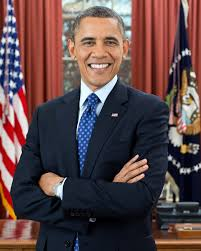
#> input picture 04_cascade/obama_01.jpeg, 201 x 251 px, given in place of the camera
$ python 2_autoplot___rgb_filter.py
#> lines starting #> are read from the running program, lines starting #| are printed output that depends on the picture; after the words box and inside, x2 and y2 are one past the last pixel; in counts of white or black regions, pixels touching at a corner belong together
### raspbot/Raspbot_Lib.py
#!/usr/bin/env python3
# coding: utf-8
import smbus
import time,random
import math

PI5Car_I2CADDR = 0x2B
class Raspbot():

    def get_i2c_device(self, address, i2c_bus):
        self._addr = address
        if i2c_bus is None:
            return smbus.SMBus(1)
        else:
            return smbus.SMBus(i2c_bus)

    def __init__(self):
        # Create I2C device.
        self._device = self.get_i2c_device(PI5Car_I2CADDR, 1)

    #写数据
    # [11 lines left out: functions write_u8, write_reg, not called in this run]

    def write_array(self, reg, data):
        try:
            # self._device.write_block_data(self._addr, reg, data)
            self._device.write_i2c_block_data(self._addr, reg, data)
        except:
            print ('write_array I2C error')

   #读数据
    # [30 lines left out: functions read_data_byte, read_data_array, Ctrl_Car, not called in this run]

#控制电机正反(-255~255)
    def Ctrl_Muto(self, motor_id, motor_speed):
        try:

            if(motor_speed>255):
                motor_speed = 255
            if(motor_speed<-255):
                motor_speed = -255
            if(motor_speed < 0 and motor_speed >= -255): #速度如果是负数则后退
                motor_dir = 1
            else:motor_dir = 0
            reg = 0x01
            data = [motor_id, motor_dir, abs(motor_speed)]
            self.write_array(reg, data)
        except:
            print ('Ctrl_Car I2C error')

#控制舵机
    def Ctrl_Servo(self, id, angle):
        try:
            reg = 0x02
            data = [id, angle]
            if angle < 0:
                angle = 0
            elif angle > 180:
                angle = 180
            if(id==2 and angle > 100):angle = 100
            self.write_array(reg, data)
        except:
            print ('Ctrl_Servo I2C error')

#控制灯珠(全部)
    def Ctrl_WQ2812_ALL(self, state, color):
        try:
            reg = 0x03
            data = [state, color]
            if state < 0:
                state = 0
            elif state > 1:
                state = 1
            self.write_array(reg, data)
        except:
            print ('Ctrl_WQ2812 I2C error')

#单独控制灯珠
    # [54 lines left out: functions Ctrl_WQ2812_Alone, Ctrl_WQ2812_brightness_ALL, Ctrl_WQ2812_brightness_Alone, Ctrl_IR_Switch, not called in this run]

#控制蜂鸣器开关
    def Ctrl_BEEP_Switch(self, state):
        try:
            reg = 0x06
            data = [state]
            if state < 0:
                state = 0
            elif state > 1:
                state = 1
            self.write_array(reg, data)
        except:
            print ('Ctrl_BEEP_Switch I2C error')

#控制超声波测距开关
    # [11 lines left out: function Ctrl_Ulatist_Switch, not called in this run]


#控制灯珠特效
class LightShow:

    # [24 lines left out: functions __init__, execute_effect, not called in this run]

    def turn_off_all_lights(self):
        self.bot.Ctrl_WQ2812_ALL(0, 0)

    # [158 lines left out: functions run_river_light, breathing_light, random_running_light, starlight_shimmer, gradient_light, rgb_remix and 2 more, not called in this run]

    def stop(self):
        self.running = False

# test
#car = Raspbot()

#读取巡线传感器地址 ,此值只有1位
# track =car.read_data_array(0x0a,1)
# track = int(track[0])
# x1 = (track>>3)&0x01
# x2 = (track>>2)&0x01
# x3 = (track>>1)&0x01
# x4 = (track)&0x01
# print(track,x1,x2,x3,x4)


# 读取超声传感器地址,此值只有2位
# car.Ctrl_Ulatist_Switch(1)#open
# time.sleep(1)
# diss_H =car.read_data_array(0x1b,1)[0]
# diss_L =car.read_data_array(0x1a,1)[0]
# dis = diss_H<< 8 | diss_L
# print(dis+"mm")
# car.Ctrl_Ulatist_Switch(0)#close

#读取红外遥控的值
# car.Ctrl_IR_Switch(1)
# time.sleep(3)
# data =car.read_data_array(0x0c,1)
# print(data)
# car.Ctrl_IR_Switch(0)


#蜂鸣器测试
# car.Ctrl_BEEP_Switch(1)
# time.sleep(1)
# car.Ctrl_BEEP_Switch(0)
# time.sleep(1)


#电机测试
# car.Ctrl_Car(0,0,150) #L1电机 前进 150速度
# car.Ctrl_Car(1,0,150) #L2电机 前进 150速度
# car.Ctrl_Car(2,0,150) #R1电机 前进 150速度
# car.Ctrl_Car(3,0,150) #R2电机 前进 150速度
# time.sleep(1)
# car.Ctrl_Car(0,1,50) #L1电机 后退 50速度
# time.sleep(1)
# car.Ctrl_Car(0,0,0) #L1电机 停止
# car.Ctrl_Car(1,0,0) #L2电机 停止
# car.Ctrl_Car(2,0,0) #R1电机 停止
# car.Ctrl_Car(3,0,0) #R2电机 停止


#舵机测试
# car.Ctrl_Servo(1,0) #s1 0度
# car.Ctrl_Servo(2,180) #s2 180度
# time.sleep(1)
# car.Ctrl_Servo(1,180) #s1 180度
# car.Ctrl_Servo(2,0) #s2 0度
# time.sleep(1)

#灯条测试
# car.Ctrl_WQ2812_ALL(1,0)#红色
# time.sleep(1)
# car.Ctrl_WQ2812_ALL(1,1)#绿色
# time.sleep(1)
# car.Ctrl_WQ2812_ALL(1,2)#蓝色
# time.sleep(1)
# car.Ctrl_WQ2812_ALL(1,3)#黄色
# time.sleep(1)
# car.Ctrl_WQ2812_ALL(0,0) #关闭

#单个灯测试
# car.Ctrl_WQ2812_Alone(1,1,0)#1号红色
# time.sleep(1)
# car.Ctrl_WQ2812_Alone(2,1,3)#1号黄色
# time.sleep(1)
# car.Ctrl_WQ2812_Alone(1,0,3)#1号关
# time.sleep(1)
# car.Ctrl_WQ2812_Alone(14,1,2)#14号绿色
# time.sleep(1)
# car.Ctrl_WQ2812_ALL(0,0) #关闭

#控制亮度测试 全部
# for i in range(255):
#     car.Ctrl_WQ2812_brightness_ALL(i,0,0)
#     time.sleep(0.01)


### 03_self_driving/2_autoplot___rgb_filter.py
#!/usr/bin/env python3
# -*- coding: utf-8 -*-
"""
Raspbot v2 자율주행 테스트 코드 (RGB 필터링 버전)
서보 모터 포함 기본 라인 트레이싱 + RGB 가중치 필터링

Modified: 2025-12-02

═══════════════════════════════════════════════════════════
주요 특징:
═══════════════════════════════════════════════════════════
- 서보 모터 제어 포함 (카메라 각도 조절)
- 라인 트레이싱 기본 기능 (빨간색/회색 도로선 감지)
- ⭐ RGB 가중치 기반 그레이스케일 변환 (빛 반사 필터링)
- 히스토그램 3등분 분석 기반 방향 결정
- 단계별 주석으로 실행 흐름 명확화

═══════════════════════════════════════════════════════════
주요 변경사항 (v1.4 - RGB 필터링):
═══════════════════════════════════════════════════════════
⭐ RGB 가중치 기반 그레이스케일 변환 추가
  - R/G/B 채널별 가중치 조정 가능
  - 도로 검정색의 빛 반사 필터링
  - 트랙바로 실시간 조정 (R_weight, G_weight, B_weight)

목적:
  - 도로 검정색 표면의 빛 반사로 인한 오검출 방지
  - RGB 채널별 가중치를 조정하여 최적의 도로선 감지
  - 환경 조명 변화에 강건한 라인 트레이싱

권장 설정:
  - 밝은 환경: R↓(30), G=중간(40), B↑(60) - 파랑 채널 강조
  - 어두운 환경: R↑(60), G=중간(40), B↓(30) - 빨강 채널 강조
  - 빛 반사 심함: B↑↑(70-80) - 파랑 채널 최대 강조

═══════════════════════════════════════════════════════════
교육생 실습 과제:
═══════════════════════════════════════════════════════════
- 곡선 부분에서의 막다른 길 감지 알고리즘 구현
- 서보 모터를 활용한 대체 경로 탐색 기능 추가
- RGB 가중치 최적화 실험

═══════════════════════════════════════════════════════════
실행 단계:
═══════════════════════════════════════════════════════════
1단계: 라이브러리 및 모듈 import
2단계: 하드웨어 초기화 (Raspbot, 카메라, 서보)
3단계: 트랙바 및 윈도우 설정
4단계: 이미지 처리 함수 정의
5단계: 차량 제어 함수 정의
6단계: 서보 모터 제어 함수 정의
7단계: 방향 결정 함수 정의
8단계: 메인 루프 실행
9단계: 정리 및 종료
"""

import sys
import os

# ============================
# 1단계: 라이브러리 및 모듈 import
# ============================
print("=" * 50)
print("  STEP 1: Loading Libraries...")
print("=" * 50)

# Raspbot 라이브러리 경로 추가
sys.path.append(os.path.join(os.path.dirname(__file__), "..", "lib", "raspbot"))

import cv2
import numpy as np
import random
import time
from Raspbot_Lib import Raspbot

print("Libraries loaded successfully\n")

# ============================
# 사용자 설정 영역
# ============================
print("=" * 50)
print("  STEP 2: Loading Configuration...")
print("=" * 50)

# 기본 속도 설정 (-255 ~ 255)
DEFAULT_SPEED_UP = 15
DEFAULT_SPEED_DOWN = 8

# 라인 검출 설정
DEFAULT_DETECT_VALUE = 120
DEFAULT_BRIGHTNESS = 32
DEFAULT_CONTRAST = 0

# ⭐ RGB 가중치 설정 (빛 반사 필터링)
DEFAULT_R_WEIGHT = 30  # 빨강 채널 가중치 (0-100)
DEFAULT_G_WEIGHT = 40  # 초록 채널 가중치 (0-100)
DEFAULT_B_WEIGHT = 60  # 파랑 채널 가중치 (0-100) - 빛 반사 필터링에 효과적

# 방향 판단 임계값
DEFAULT_DIRECTION_THRESHOLD = 35000
DEFAULT_UP_THRESHOLD = 220000

# 중앙 윤곽선 체크 임계값 (0.0 ~ 1.0)
CENTER_CLEAR_THRESHOLD = 0.2  # 20% 미만이면 중앙이 뚫림 = 직진 (좌우 차이 없을 때만)

# 서보 모터 각도
DEFAULT_SERVO_1 = 95  # 좌우 각도 (0~180)
DEFAULT_SERVO_2 = 0  # 상하 각도 (0~110)

# 디버그 모드
DEBUG_MODE = True

# LED 효과 사용
USE_LED_EFFECTS = True
LED_ON_START = True

# 부저 사용
USE_BEEP = True
BEEP_ON_START = True
BEEP_ON_TURN = False

# 모터 사용
mouse_use = True

# 상태 변수
led_state = False  # LED 상태
beep_state = False  # 부저 상태
frame_count = 0  # 프레임 카운터

print("Configuration loaded successfully")
print(f"⭐ RGB Filter: R={DEFAULT_R_WEIGHT}, G={DEFAULT_G_WEIGHT}, B={DEFAULT_B_WEIGHT}\n")

# ============================
# 2단계: 하드웨어 초기화
# ============================
print("=" * 50)
print("  STEP 3: Initializing Hardware...")
print("=" * 50)


def initialize_raspbot():
    """Raspbot 하드웨어 초기화"""
    try:
        bot = Raspbot()
        print("Raspbot hardware initialized successfully")
        return bot
    except Exception as e:
        print(f"Failed to initialize Raspbot: {e}")
        sys.exit(1)


def initialize_camera(width=320, height=240):
    """카메라 초기화 및 설정"""
#> called with width = 320, height = 240
    try:
        print("\nInitializing camera...")

        cap = cv2.VideoCapture(0)
        cap.set(cv2.CAP_PROP_FRAME_WIDTH, width)
        cap.set(cv2.CAP_PROP_FRAME_HEIGHT, height)
        cap.set(cv2.CAP_PROP_BRIGHTNESS, DEFAULT_BRIGHTNESS)
        cap.set(cv2.CAP_PROP_CONTRAST, DEFAULT_CONTRAST)
        cap.set(cv2.CAP_PROP_SATURATION, 50)
        cap.set(cv2.CAP_PROP_EXPOSURE, 100)

        ret, frame = cap.read()
#> frame is the input picture: shape (251, 201, 3); mean B, G, R 71.6, 70.2, 92.5
        if not ret or frame is None:
            raise Exception("Cannot read frame from camera")

        actual_height, actual_width = frame.shape[:2]
        print(f"USB camera initialized successfully")
        print(f"   - Requested resolution: {width}x{height}")
        print(f"   - Actual resolution: {actual_width}x{actual_height}")
#|    - Actual resolution: 201x251

        return cap
    except Exception as e:
        print(f"\nFailed to initialize camera: {e}\n")
        raise


def setup_initial_hardware_state(bot):
    """초기 하드웨어 상태 설정"""
    # LED 초기화
    bot.Ctrl_WQ2812_ALL(0, 0)  # 시작 시 LED OFF
    print("LED initialized (OFF)")

    # 부저 초기화
    bot.Ctrl_BEEP_Switch(0)
    print("Beeper initialized (OFF)")

    # 부저 테스트 (옵션)
    if BEEP_ON_START and USE_BEEP:
        bot.Ctrl_BEEP_Switch(1)
        time.sleep(0.2)
        bot.Ctrl_BEEP_Switch(0)
        print("Beeper test completed")

    # 서보 모터 초기 위치
    bot.Ctrl_Servo(1, DEFAULT_SERVO_1)
    bot.Ctrl_Servo(2, DEFAULT_SERVO_2)
    print(
        f"Servo motors initialized (S1:{DEFAULT_SERVO_1}deg, S2:{DEFAULT_SERVO_2}deg)"
    )

    # 모터 정지
    for i in range(4):
        bot.Ctrl_Muto(i, 0)
    print("Motors stopped and initialized")
    print("=" * 50 + "\n")


# Raspbot 및 카메라 초기화
bot = initialize_raspbot()

try:
    cap = initialize_camera()
except Exception as e:
    del bot
    sys.exit(1)

setup_initial_hardware_state(bot)

# ============================
# 3단계: 트랙바 및 윈도우 설정
# ============================
print("=" * 50)
print("  STEP 4: Setting up Trackbars and Windows...")
print("=" * 50)


def nothing(x):
    """트랙바 콜백 함수"""
    pass


# 윈도우 생성 (크기 조절 가능)
cv2.namedWindow("Camera Settings", cv2.WINDOW_NORMAL)
cv2.resizeWindow("Camera Settings", 500, 900)  # RGB 트랙바 추가로 높이 증가

cv2.namedWindow("1_Frame", cv2.WINDOW_NORMAL)
cv2.namedWindow("2_frame_transformed", cv2.WINDOW_NORMAL)
cv2.namedWindow("3_gray_frame", cv2.WINDOW_NORMAL)
cv2.namedWindow("4_Processed Frame", cv2.WINDOW_NORMAL)


# 서보 모터 트랙바
cv2.createTrackbar("Servo_1_Angle", "Camera Settings", DEFAULT_SERVO_1, 180, nothing)
cv2.createTrackbar("Servo_2_Angle", "Camera Settings", DEFAULT_SERVO_2, 110, nothing)

# 이미지 처리 트랙바
cv2.createTrackbar("ROI_Top_Y", "Camera Settings", 695, 1000, nothing)
cv2.createTrackbar("ROI_Bottom_Y", "Camera Settings", 812, 1000, nothing)
cv2.createTrackbar(
    "Direction_Threshold",
    "Camera Settings",
    DEFAULT_DIRECTION_THRESHOLD,
    500000,
    nothing,
)
cv2.createTrackbar(
    "Up_Threshold", "Camera Settings", DEFAULT_UP_THRESHOLD, 500000, nothing
)
cv2.createTrackbar("Brightness", "Camera Settings", DEFAULT_BRIGHTNESS, 100, nothing)
cv2.createTrackbar("Contrast", "Camera Settings", DEFAULT_CONTRAST, 100, nothing)
cv2.createTrackbar(
    "Detect_Value", "Camera Settings", DEFAULT_DETECT_VALUE, 150, nothing
)
cv2.createTrackbar("Motor_Up_Speed", "Camera Settings", DEFAULT_SPEED_UP, 255, nothing)
cv2.createTrackbar(
    "Motor_Down_Speed", "Camera Settings", DEFAULT_SPEED_DOWN, 255, nothing
)
cv2.createTrackbar("Saturation", "Camera Settings", 0, 100, nothing)
cv2.createTrackbar("Gain", "Camera Settings", 0, 100, nothing)

# ⭐ RGB 가중치 트랙바 추가 (빛 반사 필터링)
cv2.createTrackbar("R_weight", "Camera Settings", DEFAULT_R_WEIGHT, 100, nothing)
cv2.createTrackbar("G_weight", "Camera Settings", DEFAULT_G_WEIGHT, 100, nothing)
cv2.createTrackbar("B_weight", "Camera Settings", DEFAULT_B_WEIGHT, 100, nothing)

print("Trackbars and windows configured successfully")
print("⭐ RGB weight trackbars added for light reflection filtering\n")

# ============================
# 4단계: 이미지 처리 함수 정의
# ============================
print("=" * 50)
print("  STEP 5: Defining Image Processing Functions")
print("=" * 50)


def apply_roi_visualization(frame, pts_src, actual_w, actual_h, top_y, bottom_y):
    """ROI 영역 시각화"""
    pts = pts_src.reshape((-1, 1, 2)).astype(np.int32)
    frame_with_rect = cv2.polylines(
        frame.copy(), [pts], isClosed=True, color=(0, 255, 0), thickness=2
    )

    cv2.putText(
        frame_with_rect,
        f"Resolution: {actual_w}x{actual_h}",
        (10, 20),
        cv2.FONT_HERSHEY_SIMPLEX,
        0.5,
        (0, 255, 255),
        2,
    )
    cv2.putText(
        frame_with_rect,
        f"ROI Top: {top_y} / Bottom: {bottom_y}",
        (10, 40),
        cv2.FONT_HERSHEY_SIMPLEX,
        0.5,
        (0, 255, 255),
        2,
    )
    return frame_with_rect


def calculate_roi_points(actual_w, actual_h, roi_top_y, roi_bottom_y):
    """ROI 포인트 계산"""
    top_y = int(roi_top_y * actual_h / 1000)
    bottom_y = int(roi_bottom_y * actual_h / 1000)
    top_y = max(0, min(top_y, actual_h - 1))
    bottom_y = max(0, min(bottom_y, actual_h - 1))

    if top_y >= bottom_y:
        top_y = max(0, bottom_y - 50)

    margin = 10
    pts_src = np.float32(
        [
            [margin, bottom_y],
            [actual_w - margin, bottom_y],
            [actual_w - margin, top_y],
            [margin, top_y],
        ]
    )

    return pts_src, top_y, bottom_y


def apply_perspective_transform(frame, pts_src, target_w=320, target_h=240):
    """원근 변환 적용"""
    pts_dst = np.float32([[0, target_h], [target_w, target_h], [target_w, 0], [0, 0]])
    mat_affine = cv2.getPerspectiveTransform(pts_src, pts_dst)
    frame_transformed = cv2.warpPerspective(frame, mat_affine, (target_w, target_h))
    return frame_transformed


def weighted_gray(image, r_weight, g_weight, b_weight):
    """
    ⭐ RGB 가중치 기반 그레이스케일 변환 (빛 반사 필터링)

    목적:
        도로 검정색 표면의 빛 반사로 인한 오검출 방지
        RGB 채널별 가중치를 조정하여 최적의 도로선 감지

    Args:
        image: BGR 컬러 이미지
        r_weight: 빨강 채널 가중치 (0~100)
        g_weight: 초록 채널 가중치 (0~100)
        b_weight: 파랑 채널 가중치 (0~100)

    Returns:
        그레이스케일 이미지 (단일 채널)

    사용 예시:
        밝은 환경 (빛 반사 심함): R↓(30), G=중간(40), B↑(60-80)
        어두운 환경: R↑(60), G=중간(40), B↓(30)

    원리:
        - 파랑 채널(B)은 빛 반사에 덜 민감
        - 빨강 채널(R)은 빛 반사에 민감
        - B 가중치를 높이면 빛 반사 영역이 상대적으로 어둡게 처리됨
    """
    # 가중치를 0~1 범위로 정규화
    r_weight /= 100.0
    g_weight /= 100.0
    b_weight /= 100.0

    # OpenCV는 BGR 순서: image[:,:,0]=B, image[:,:,1]=G, image[:,:,2]=R
    # 가중 합산으로 그레이스케일 생성
    weighted_gray_frame = cv2.addWeighted(
        cv2.addWeighted(image[:, :, 2], r_weight, image[:, :, 1], g_weight, 0),
        1.0,
        image[:, :, 0],
        b_weight,
        0,
    )

    return weighted_gray_frame


def detect_road_lines(color_frame, gray_frame, detect_value):
    """
    도로선 감지 (빨간색 + 엷은 회색) - RGB 필터링 버전

    ⭐ 변경사항: gray_frame이 이제 RGB 가중치 기반으로 생성됨

    처리 방식:
    1. HSV 변환하여 빨간색 범위 감지
    2. RGB 가중치 기반 그레이스케일로 엷은 회색(흰색 계열) 감지
    3. 두 마스크 결합
    4. 노이즈 제거

    결과:
    - 빨간색/회색 도로선: 255 (흰색)
    - 검정색 도로/장애물: 0 (검정)

    히스토그램 해석:
    - 합이 클수록 = 도로선이 많음 = 막힘 또는 경계
    - 합이 작을수록 = 검정 도로가 많음 = 주행 가능
    """
    # 1. HSV 변환 (빨간색 감지를 위해)
    hsv_frame = cv2.cvtColor(color_frame, cv2.COLOR_BGR2HSV)

    # 빨간색 범위 감지 (HSV에서 빨간색은 0도 근처와 180도 근처 두 영역)
    # 빨간색 범위 1: 0-10도
    lower_red1 = np.array([0, 70, 50])
    upper_red1 = np.array([10, 255, 255])
    mask_red1 = cv2.inRange(hsv_frame, lower_red1, upper_red1)

    # 빨간색 범위 2: 170-180도
    lower_red2 = np.array([170, 70, 50])
    upper_red2 = np.array([180, 255, 255])
    mask_red2 = cv2.inRange(hsv_frame, lower_red2, upper_red2)

    # 두 빨간색 마스크 결합
    mask_red = cv2.bitwise_or(mask_red1, mask_red2)

    # 2. 엷은 회색/흰색 감지 (RGB 가중치 기반 그레이스케일 사용)
    # detect_value를 기준으로 밝은 영역 감지
    threshold_gray = max(detect_value - 30, 80)
    _, mask_gray = cv2.threshold(gray_frame, threshold_gray, 255, cv2.THRESH_BINARY)

    # 너무 어두운 부분(검정 도로)은 제외
    dark_threshold = 50  # 50 이하는 확실한 검정 도로
    _, mask_dark = cv2.threshold(gray_frame, dark_threshold, 255, cv2.THRESH_BINARY)
    mask_gray = cv2.bitwise_and(mask_gray, mask_dark)

    # 3. 빨간색과 회색 마스크 결합
    mask_lines = cv2.bitwise_or(mask_red, mask_gray)

    # 4. 노이즈 제거
    kernel = np.ones((3, 3), np.uint8)
    mask_lines = cv2.morphologyEx(mask_lines, cv2.MORPH_CLOSE, kernel)
    mask_lines = cv2.morphologyEx(mask_lines, cv2.MORPH_OPEN, kernel)

    return mask_lines


def visualize_direction_on_frame(
    binary_frame, direction, left_sum, center_sum, right_sum, rgb_weights
):
    """
    프레임에 방향 정보 시각화 (3등분 방식 + RGB 가중치 표시)

    Args:
        binary_frame: 이진화된 프레임
        direction: 결정된 방향 (LEFT/UP/RIGHT)
        left_sum: 좌측 영역 히스토그램 합
        center_sum: 중앙 영역 히스토그램 합
        right_sum: 우측 영역 히스토그램 합
        rgb_weights: RGB 가중치 튜플 (r, g, b)

    시각화 요소:
    - 방향 표시 (DIR: LEFT/UP/RIGHT)
    - 히스토그램 합계 (작을수록 도로 많음)
    - 3등분 영역 구분선 및 라벨
    - ⭐ RGB 가중치 표시
    """
    # 컬러 이미지로 변환 (텍스트 표시를 위해)
    frame_color = cv2.cvtColor(binary_frame, cv2.COLOR_GRAY2BGR)
    h, w = frame_color.shape[:2]

    # 방향 텍스트 배경
    overlay = frame_color.copy()
    cv2.rectangle(overlay, (0, 0), (w, 110), (0, 0, 0), -1)
    cv2.addWeighted(overlay, 0.7, frame_color, 0.3, 0, frame_color)

    # 방향 텍스트 표시
    direction_text = f"DIR: {direction}"
    direction_color = (0, 255, 0) if direction == "UP" else (0, 255, 255)
    cv2.putText(
        frame_color,
        direction_text,
        (10, 30),
        cv2.FONT_HERSHEY_SIMPLEX,
        1.0,
        direction_color,
        2,
    )

    # 히스토그램 값 표시
    hist_text = f"L:{left_sum:7d} C:{center_sum:7d} R:{right_sum:7d}"
    cv2.putText(
        frame_color,
        hist_text,
        (10, 60),
        cv2.FONT_HERSHEY_SIMPLEX,
        0.45,
        (255, 255, 255),
        1,
    )

    # 비율 표시 (작을수록 주행 가능)
    height_in_frame = binary_frame.shape[0]
    max_possible = height_in_frame * 255
    left_ratio = left_sum / (max_possible / 3)
    center_ratio = center_sum / (max_possible / 3)
    right_ratio = right_sum / (max_possible / 3)

    ratio_text = (
        f"Ratio(Low=OK) - L:{left_ratio:.2f} C:{center_ratio:.2f} R:{right_ratio:.2f}"
    )
    cv2.putText(
        frame_color,
        ratio_text,
        (10, 80),
        cv2.FONT_HERSHEY_SIMPLEX,
        0.4,
        (200, 200, 200),
        1,
    )

    # ⭐ RGB 가중치 표시
    r_w, g_w, b_w = rgb_weights
    rgb_text = f"RGB Filter: R:{r_w} G:{g_w} B:{b_w}"
    cv2.putText(
        frame_color,
        rgb_text,
        (10, 100),
        cv2.FONT_HERSHEY_SIMPLEX,
        0.35,
        (150, 255, 255),
        1,
    )

    # 3등분 구분선 표시
    left_line = w // 3
    right_line = 2 * w // 3

    # 왼쪽 구분선 (파란색)
    cv2.line(frame_color, (left_line, 0), (left_line, h), (255, 0, 0), 2)
    # 오른쪽 구분선 (파란색)
    cv2.line(frame_color, (right_line, 0), (right_line, h), (255, 0, 0), 2)

    # LEFT/CENTER/RIGHT 라벨 (하단)
    label_y = h - 10
    cv2.putText(
        frame_color,
        "LEFT",
        (w // 6 - 20, label_y),
        cv2.FONT_HERSHEY_SIMPLEX,
        0.6,
        (255, 255, 0),
        2,
    )
    cv2.putText(
        frame_color,
        "CENTER",
        (w // 2 - 35, label_y),
        cv2.FONT_HERSHEY_SIMPLEX,
        0.6,
        (0, 255, 0),
        2,
    )
    cv2.putText(
        frame_color,
        "RIGHT",
        (5 * w // 6 - 25, label_y),
        cv2.FONT_HERSHEY_SIMPLEX,
        0.6,
        (255, 255, 0),
        2,
    )

    return frame_color


def process_frame(frame, detect_value, roi_top_y, roi_bottom_y, r_weight, g_weight, b_weight):
    """
    프레임 처리 및 도로선 검출 (RGB 필터링 버전)

    처리 단계:
    1. 실제 해상도 확인 및 ROI 계산
    2. ROI 영역 시각화
    3. 원근 변환 적용
    4. ⭐ RGB 가중치 기반 그레이스케일 변환 (빛 반사 필터링)
    5. 도로선 감지 (빨간색 + 엷은 회색)
    """
#> called with detect_value = 120, roi_top_y = 695, roi_bottom_y = 812, r_weight = 30, g_weight = 40, b_weight = 60
    # 1. 실제 해상도 확인 및 ROI 계산
    actual_h, actual_w = frame.shape[:2]
    pts_src, top_y, bottom_y = calculate_roi_points(
        actual_w, actual_h, roi_top_y, roi_bottom_y
    )

    # 2. ROI 영역 시각화
    frame_with_rect = apply_roi_visualization(
        frame, pts_src, actual_w, actual_h, top_y, bottom_y
    )
#> in apply_roi_visualization, `cv2.putText( frame_with_rect, f"ROI Top: {top_y} / Bottom: {bottom_y}"..`:
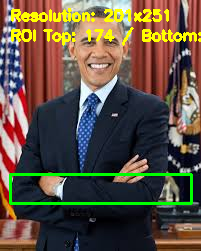
#> frame_with_rect: shape (251, 201, 3); mean B, G, R 66.2, 82.1, 95.6
    cv2.imshow("1_Frame", frame_with_rect)

    # 3. 원근 변환 적용
    frame_transformed = apply_perspective_transform(frame, pts_src)
#> in apply_perspective_transform, `frame_transformed = cv2.warpPerspective(frame, mat_affine, (target_w, ..`:
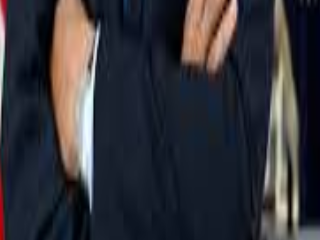
#> frame_transformed: shape (240, 320, 3); mean B, G, R 57.6, 51.4, 51.8
    cv2.imshow("2_frame_transformed", frame_transformed)

    # 4. ⭐ RGB 가중치 기반 그레이스케일 변환 (빛 반사 필터링)
    gray_frame = weighted_gray(frame_transformed, r_weight, g_weight, b_weight)
#> in weighted_gray, `weighted_gray_frame = cv2.addWeighted( cv2.addWeighted(image[:, :, 2],..`:
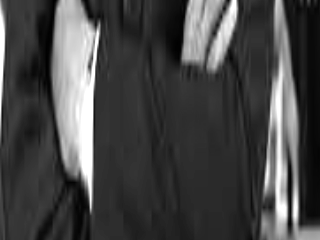
#> weighted_gray_frame: shape (240, 320); min 1, max 255, mean 70
    cv2.imshow("3_gray_frame", gray_frame)

    # 5. 도로선 감지 (빨간색 + 엷은 회색)
    binary_frame = detect_road_lines(frame_transformed, gray_frame, detect_value)
#> in detect_road_lines, `mask_red1 = cv2.inRange(hsv_frame, lower_red1, upper_red1)`:
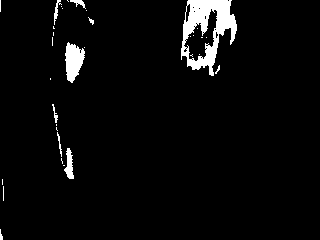
#> mask_red1: shape (240, 320); 4% white; 33 white regions (24 under 20 px), largest, box (x1, y1, x2, y2) and area: (181, 0, 237, 76) 1982, (65, 42, 85, 83) 534, (64, 148, 74, 179) 179
#> in detect_road_lines, `mask_red2 = cv2.inRange(hsv_frame, lower_red2, upper_red2)`:
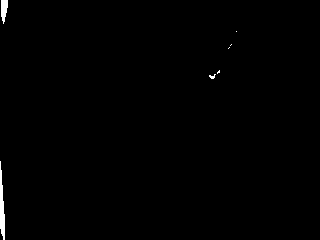
#> mask_red2: shape (240, 320); 0.52% white; 7 white regions (5 under 20 px), largest, box (x1, y1, x2, y2) and area: (0, 161, 5, 240) 248, (1, 0, 8, 24) 122
#> in detect_road_lines, `_, mask_gray = cv2.threshold(gray_frame, threshold_gray, 255, cv2.THRE..`:
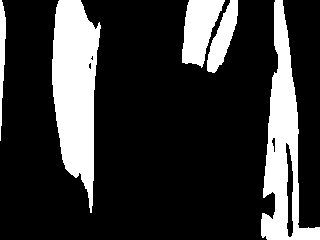
#> mask_gray: shape (240, 320); 20.8% white; 5 white regions, box (x1, y1, x2, y2) and area: (52, 0, 101, 213) 6860, (261, 0, 320, 240) 5713, (182, 0, 225, 68) 1827, (207, 0, 238, 73) 1083, (0, 0, 6, 141) 514
#> in detect_road_lines, `_, mask_dark = cv2.threshold(gray_frame, dark_threshold, 255, cv2.THRE..`:
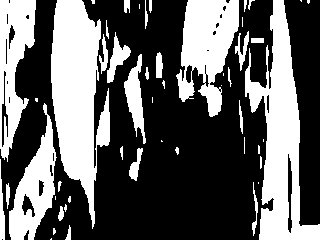
#> mask_dark: shape (240, 320); 38.2% white; 50 white regions (20 under 20 px), largest, box (x1, y1, x2, y2) and area: (51, 0, 110, 229) 7923, (245, 0, 320, 240) 7517, (176, 0, 239, 117) 4393
#> (the rest of the program and of its run is left out)
